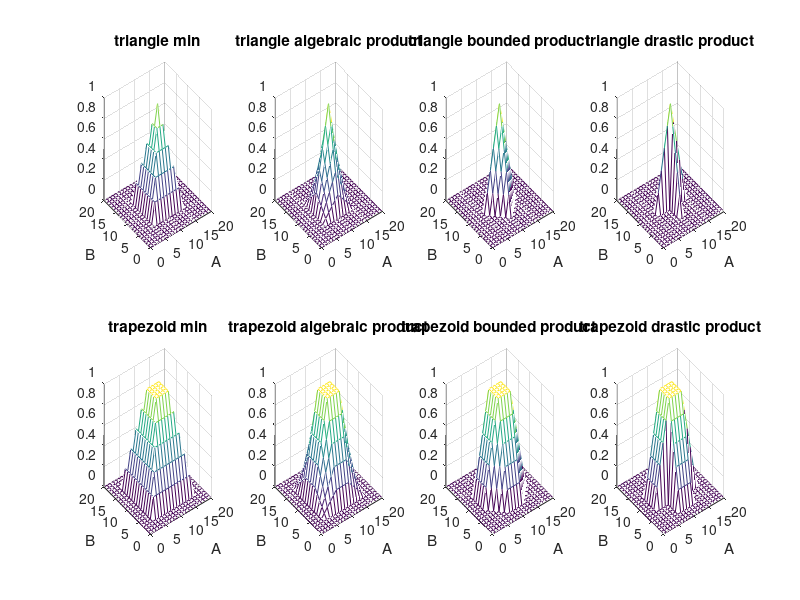

Write the MATLAB code that produced this figure.
x = [0:1:20];
y = x;

% triangle MF
ua1 = trimf(x,[5 10 15]);  
ub1 = trimf(y,[5 10 15]);  

% trapezoid MF
ua2 = trapmf(x,[3 8 12 17]);
ub2 = trapmf(y,[3 8 12 17]);

% min (mamdani)
mamdani1 = zeros(length(x),length(y));
for i=1:length(x),
    for j=1:length(y),
       mamdani1(i,j) = min([ua1(i),ub1(j)]);
    end
end
subplot(2,4,1);
mesh(x,y,mamdani1);
xlabel('A');
ylabel('B');
title('triangle min');

mamdani2 = zeros(length(x),length(y));
for i=1:length(x),
    for j=1:length(y),
       mamdani2(i,j) = min([ua2(i),ub2(j)]);
    end
end
subplot(2,4,5);
mesh(x,y,mamdani2);
xlabel('A');
ylabel('B');
title('trapezoid min');

% algebraic product
algebraic1 = zeros(length(x),length(y));
for i=1:length(x),
    for j=1:length(y),
       algebraic1(i,j) = ua1(i)*ub1(j);
    end
end
subplot(2,4,2);
mesh(x,y,algebraic1);
xlabel('A');
ylabel('B');
title('triangle algebraic product');

algebraic2 = zeros(length(x),length(y));
for i=1:length(x),
    for j=1:length(y),
       algebraic2(i,j) = ua2(i)*ub2(j);
    end
end
subplot(2,4,6);
mesh(x,y,algebraic2);
xlabel('A');
ylabel('B');
title('trapezoid algebraic product');

% bounded product
bounded1 = zeros(length(x),length(y));
for i=1:length(x),
    for j=1:length(y),
        bounded1(i,j) = max(0,(ua1(i)+ub1(j)-1));
    end
end
subplot(2,4,3);
mesh(x,y,bounded1);
xlabel('A');
ylabel('B');
title('triangle bounded product');

bounded2 = zeros(length(x),length(y));
for i=1:length(x),
    for j=1:length(y),
        bounded2(i,j) = max(0,(ua2(i)+ub2(j)-1));
    end
end
subplot(2,4,7);
mesh(x,y,bounded2);
xlabel('A');
ylabel('B');
title('trapezoid bounded product');

% drastic product
drastic1 = zeros(length(x),length(y));
for i=1:length(x),
    for j=1:length(y),
        if(ub1(j)==1)
            drastic1(i,j) = ua1(i);
        elseif(ua1(i)==1)
            drastic1(i,j) = ub1(j);
        else
            drastic1(i,j) = 0;
        end
    end
end
subplot(2,4,4);
mesh(x,y,drastic1);
xlabel('A');
ylabel('B');
title('triangle drastic product');

drastic2 = zeros(length(x),length(y));
for i=1:length(x),
    for j=1:length(y),
        if(ub2(j)==1)
            drastic2(i,j) = ua2(i);
        elseif(ua2(i)==1)
            drastic2(i,j) = ub2(j);
        else
            drastic2(i,j) = 0;
        end
    end
end
subplot(2,4,8);
mesh(x,y,drastic2);
xlabel('A');
ylabel('B');
title('trapezoid drastic product');
